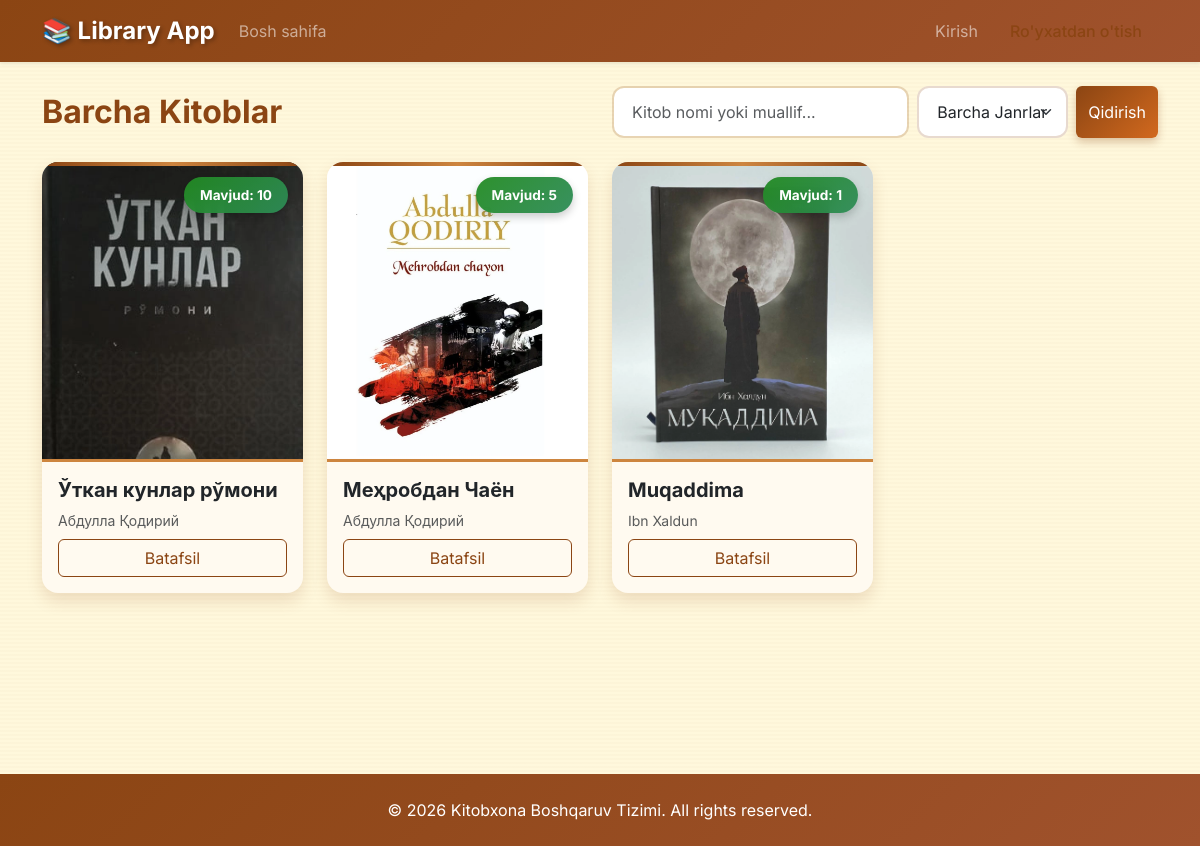
The page / on the database its author committed.
### library/models.py (models this page shows, shortened)
class Book(models.Model):
    GENRE_CHOICES = [
        ('fiction', 'Badiiy'),
        ('science', 'Ilmiy'),
        ('documentary', 'Hujjatli'),
        ('history', 'Tarixiy'),
        ('other', 'Boshqa'),
    ]
    title = models.CharField(max_length=200, verbose_name="Kitob nomi")
    author = models.CharField(max_length=200, verbose_name="Muallif")
    isbn = models.CharField(max_length=13, unique=True, verbose_name="ISBN")
    genre = models.CharField(max_length=20, choices=GENRE_CHOICES, default='other', verbose_name="Janr")
    description = models.TextField(blank=True, verbose_name="Tavsif")
    quantity = models.PositiveIntegerField(default=1, verbose_name="Jami soni")
    image = models.ImageField(upload_to='books/', blank=True, null=True, verbose_name="Rasm")
    created_at = models.DateTimeField(auto_now_add=True)
    @property
    def available_quantity(self):
        active_loans = self.loan_set.filter(status='active').count()
        return self.quantity - active_loans

### library/views.py (the view)
# urls.py: 2. Add a URL to urlpatterns:  path('', views.home, name='home')
def home(request):
    query = request.GET.get('q')
    genre = request.GET.get('genre')
    books = Book.objects.all()
    if query:
        books = books.filter(Q(title__icontains=query) | Q(author__icontains=query))
    if genre and genre != 'all':
        books = books.filter(genre=genre)
    context = {
        'books': books,
        'genre': genre
    }
    return render(request, 'library/book_list.html', context)

### templates/library/book_list.html (shortened to what this page needs)
{% extends 'base.html' %}
{% block content %}
<div class="row align-items-center mb-4">
    <div class="col-md-6">
        <h2 class="fw-bold mb-0">Barcha Kitoblar</h2>
    </div>
    <div class="col-md-6">
        <form class="d-flex" method="get">
            <input class="form-control me-2" type="search" name="q" placeholder="Kitob nomi yoki muallif..."
                value="{{ request.GET.q|default:'' }}">
            <select class="form-select me-2 w-auto" name="genre">
                <option value="all">Barcha Janrlar</option>
            </select>
            <button class="btn btn-primary" type="submit">Qidirish</button>
        </form>
    </div>
</div>
<div class="row row-cols-1 row-cols-sm-2 row-cols-md-3 row-cols-lg-4 g-4">
    {% for book in books %}
    <div class="col">
        <div class="card h-100 position-relative">
            {% if book.available_quantity > 0 %}
            <span class="book-badge badge-available">Mavjud: {{ book.available_quantity }}</span>
            {% else %}
            <span class="book-badge badge-rented">Qolmagan</span>
            {% endif %}
            {% if book.image %}
            <img src="{{ book.image.url }}" class="card-img-top" alt="{{ book.title }}">
            {% else %}
            <div class="card-img-top d-flex align-items-center justify-content-center bg-light text-muted">
                <span>Rasm yo'q</span>
            </div>
            {% endif %}
            <div class="card-body d-flex flex-column">
                <h5 class="card-title text-truncate" title="{{ book.title }}">{{ book.title }}</h5>
                <p class="card-text text-muted small mb-2">{{ book.author }}</p>
                <div class="mt-auto">
                    <a href="{% url 'book_detail' pk=book.pk %}"
                        class="btn btn-outline-primary w-100 stretched-link">Batafsil</a>
                </div>
            </div>
        </div>
    </div>
    {% empty %}
    <div class="col-12 text-center py-5">
        <h3 class="text-muted">Kitoblar topilmadi 😕</h3>
    </div>
    {% endfor %}
</div>
{% endblock %}

### templates/base.html (shortened to what this page needs)
{% load static %}
<!DOCTYPE html>
<html lang="uz">
<head>
    <link href="https://cdn.jsdelivr.net/npm/bootstrap@5.3.0/dist/css/bootstrap.min.css" rel="stylesheet">
    <link rel="stylesheet" href="{% static 'css/styles.css' %}">
</head>
<body>
    <nav class="navbar navbar-expand-lg navbar-dark bg-primary sticky-top shadow-sm">
        <div class="container">
            <a class="navbar-brand fw-bold" href="{% url 'home' %}">📚 Library App</a>
            <div class="collapse navbar-collapse" id="navbarNav">
                <ul class="navbar-nav me-auto">
                    <li class="nav-item">
                        <a class="nav-link" href="{% url 'home' %}">Bosh sahifa</a>
                    </li>
                </ul>
                <ul class="navbar-nav">
                    {% if user.is_authenticated %}
                    <li class="nav-item">
                        <span class="nav-link text-light">👤 {{ user.username }}</span>
                    </li>
                    <li class="nav-item">
                        <a class="nav-link btn btn-outline-light ms-2 px-3 border-0"
                            href="{% url 'logout' %}">Chiqish</a>
                    </li>
                    {% else %}
                    <li class="nav-item">
                        <a class="nav-link" href="{% url 'login' %}">Kirish</a>
                    </li>
                    <li class="nav-item">
                        <a class="nav-link btn btn-light text-primary ms-2 px-3 fw-medium"
                            href="{% url 'register' %}">Ro'yxatdan o'tish</a>
                    </li>
                    {% endif %}
                </ul>
            </div>
        </div>
    </nav>
    <div class="container mt-4 mb-5" style="min-height: 80vh;">
        {% block content %}{% endblock %}
    </div>
    <footer class="bg-dark text-white py-4 mt-auto">
        <div class="container text-center">
            <p class="mb-0">&copy; 2026 Kitobxona Boshqaruv Tizimi. All rights reserved.</p>
        </div>
    </footer>
</body>
</html>

### static/css/styles.css (style rules this page uses)
:root { --primary-color: #8B4513; --secondary-color: #D2691E; --accent-color: #CD853F; --success-color: #228B22; --danger-color: #DC143C; --background-color: #FFF8DC; --card-bg: #FFFAF0; --text-color: #2F1B0C; --text-muted: #8B7355; --navbar-bg: linear-gradient(135deg, #8B4513 0%, #A0522D 100%); }
body { font-family: 'Inter', -apple-system, BlinkMacSystemFont, 'Segoe UI', sans-serif; background-color: var(--background-color); color: var(--text-color); background-image: repeating-linear-gradient(0deg, transparent, transparent 2px, rgba(139, 69, 19, 0.02) 2px, rgba(139, 69, 19, 0.02) 4px); }
.navbar.bg-primary { background: var(--navbar-bg) !important; box-shadow: 0 4px 12px rgba(139, 69, 19, 0.3); }
.navbar-brand { font-size: 1.5rem; font-weight: 700; text-shadow: 2px 2px 4px rgba(0, 0, 0, 0.3); }
.nav-link { transition: all 0.3s ease; position: relative; }
.nav-link::after { content: ''; position: absolute; bottom: 0; left: 50%; width: 0; height: 2px; background: rgba(255, 255, 255, 0.8); transition: all 0.3s ease; transform: translateX(-50%); }
.btn-primary { background: linear-gradient(135deg, var(--primary-color) 0%, var(--secondary-color) 100%); border: none; box-shadow: 0 4px 8px rgba(139, 69, 19, 0.3); transition: all 0.3s ease; }
.btn-outline-primary { color: var(--primary-color); border-color: var(--primary-color); transition: all 0.3s ease; }
.card { border: none; border-radius: 16px; box-shadow: 0 8px 16px rgba(139, 69, 19, 0.15); transition: all 0.3s ease; background-color: var(--card-bg); overflow: hidden; position: relative; }
.card::before { content: ''; position: absolute; top: 0; left: 0; right: 0; height: 4px; background: linear-gradient(90deg, var(--primary-color), var(--accent-color), var(--primary-color)); }
.card-img-top { height: 300px; object-fit: cover; border-bottom: 3px solid var(--accent-color); transition: all 0.3s ease; }
.book-badge { position: absolute; top: 15px; right: 15px; padding: 8px 16px; border-radius: 25px; font-size: 0.85rem; font-weight: 700; z-index: 10; box-shadow: 0 4px 8px rgba(0, 0, 0, 0.2); backdrop-filter: blur(10px); }
.badge-available { background: linear-gradient(135deg, rgba(34, 139, 34, 0.95), rgba(46, 139, 87, 0.95)); color: white; }
h1, h2, h3, h4, h5, h6 { font-weight: 700; color: var(--primary-color); }
.form-control { border-radius: 12px; padding: 12px 18px; border: 2px solid rgba(139, 69, 19, 0.2); background-color: white; transition: all 0.3s ease; }
.form-select { border-radius: 12px; padding: 12px 18px; border: 2px solid rgba(139, 69, 19, 0.2); }
footer { background: var(--navbar-bg); margin-top: 60px; }
.bg-primary { background: var(--primary-color) !important; }
.text-primary { color: var(--primary-color) !important; }
.card { animation: fadeIn 0.5s ease-out; }

### rows shown on the page
Book: available_quantity "10", image (picture), title "Ўткан кунлар рўмони", author "Абдулла Қодирий"
Book: available_quantity "5", image (picture), title "Меҳробдан Чаён", author "Абдулла Қодирий"
Book: available_quantity "1", image (picture), title "Muqaddima", author "Ibn Xaldun"
